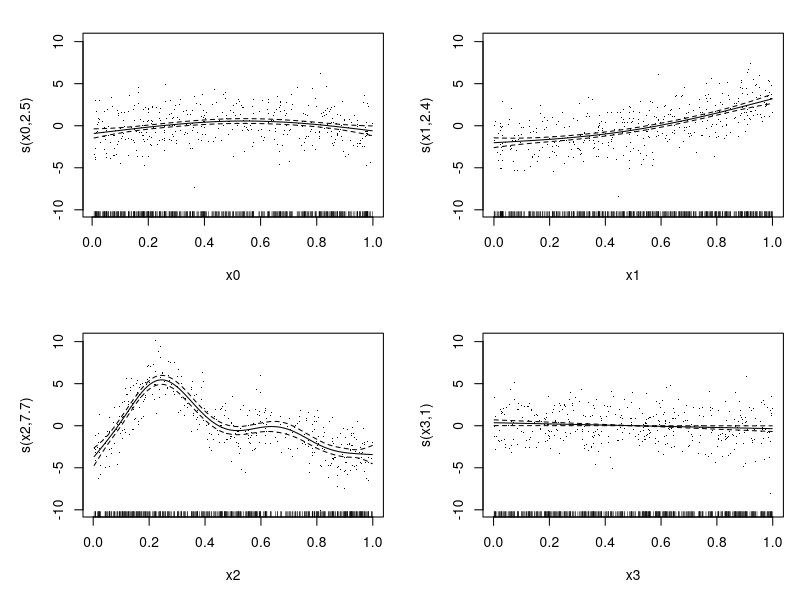
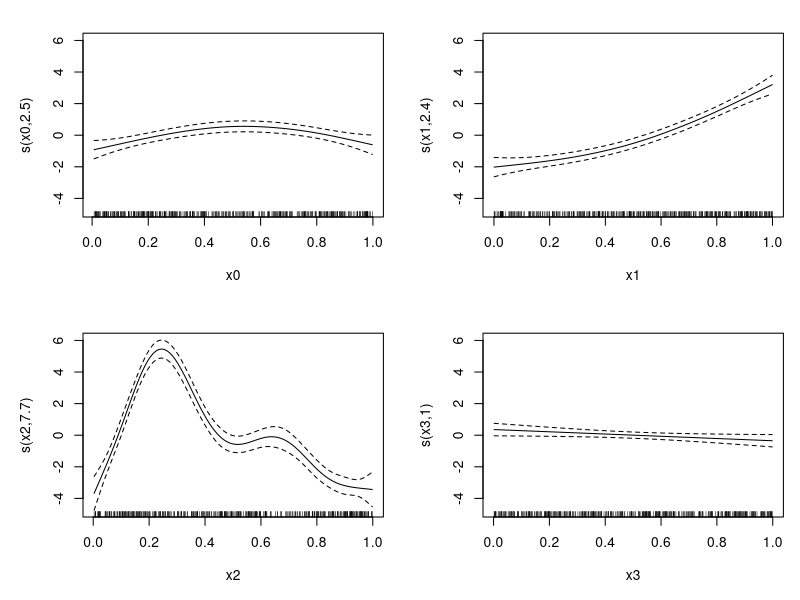
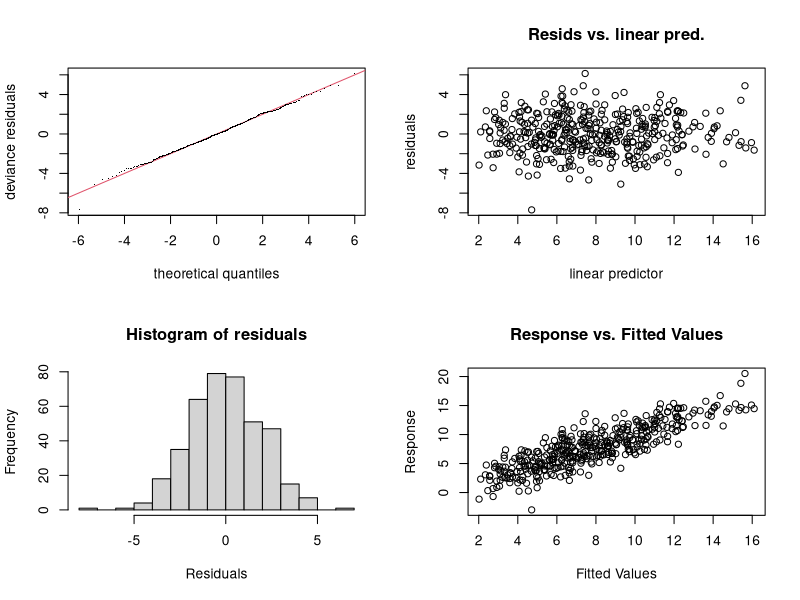
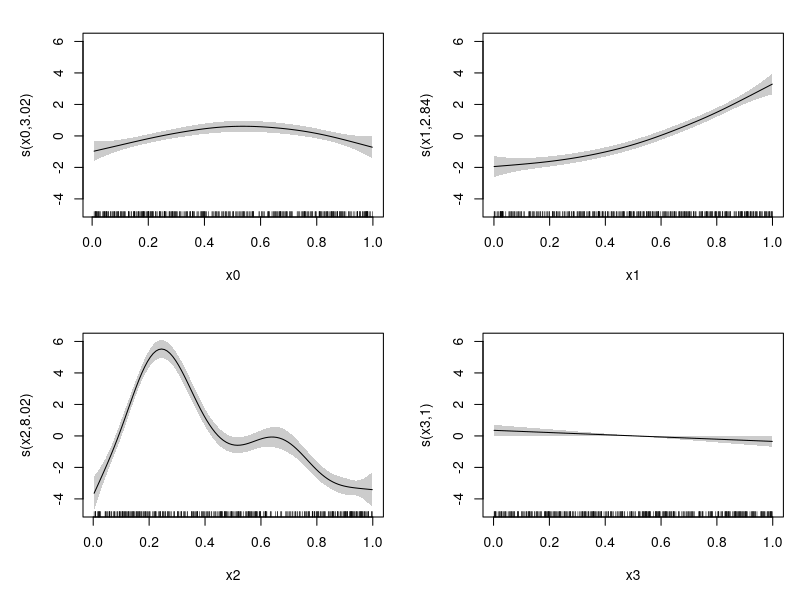
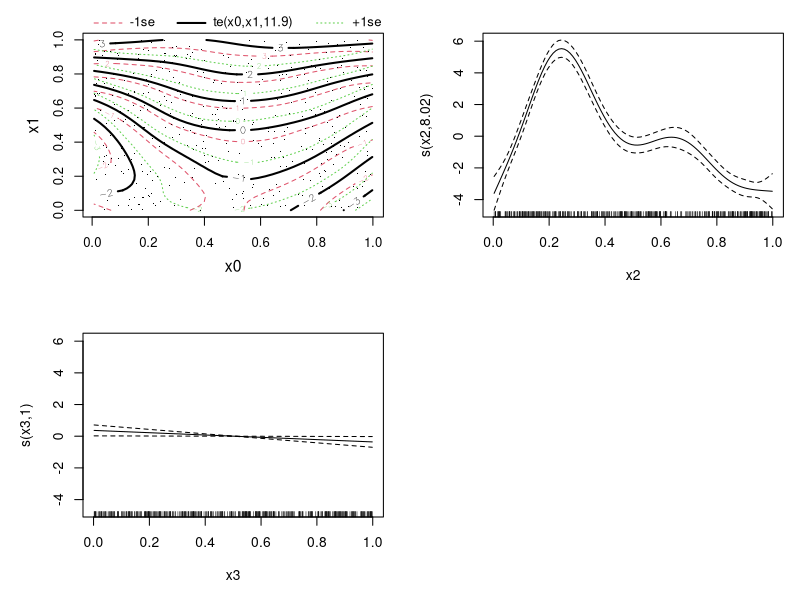
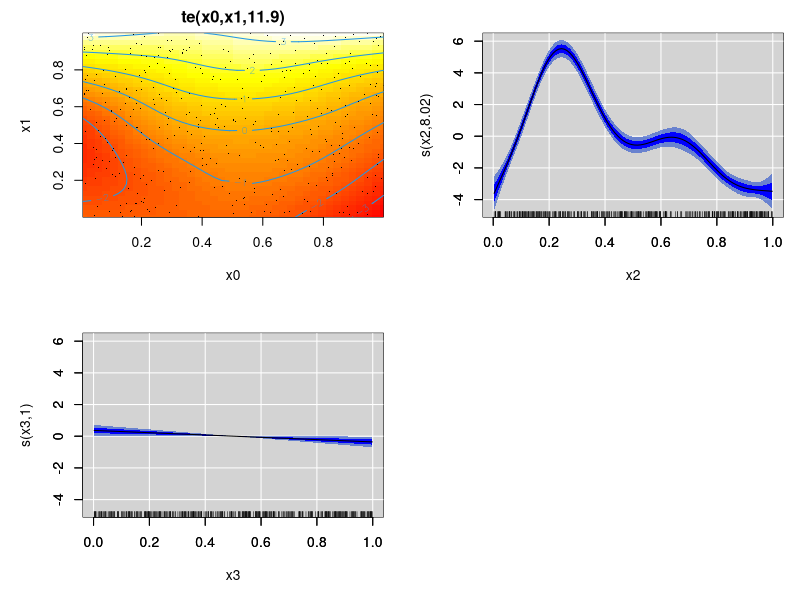
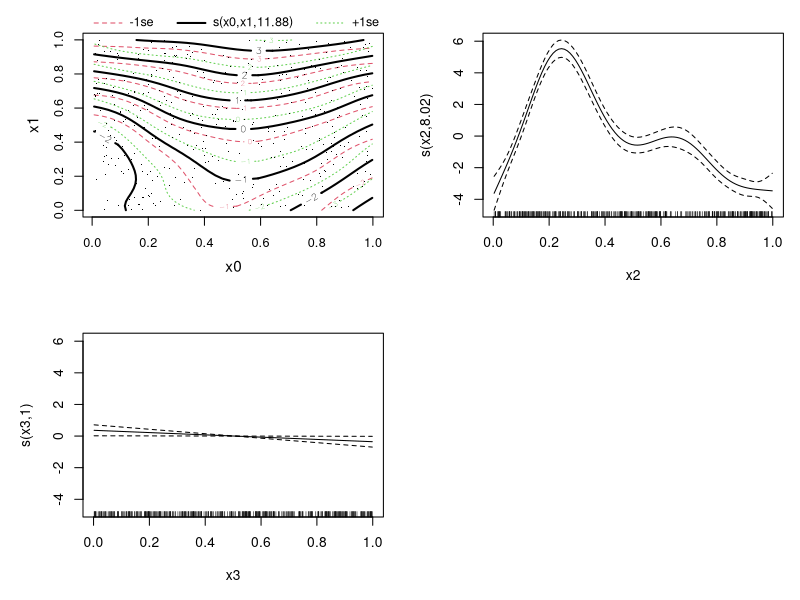
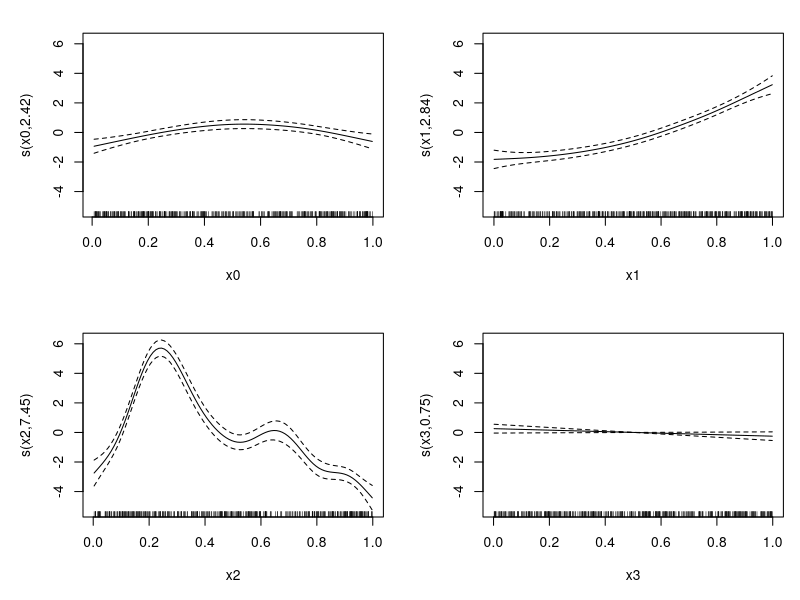

Write R code to recreate these figures, in order.
library(mgcv)


### Name: gam
### Title: Generalized additive models with integrated smoothness
###   estimation
### Aliases: gam
### Keywords: models smooth regression

### ** Examples

## see also examples in ?gam.models (e.g. 'by' variables, 
## random effects and tricks for large binary datasets)

library(mgcv)
set.seed(2) ## simulate some data... 
dat <- gamSim(1,n=400,dist="normal",scale=2)
b <- gam(y~s(x0)+s(x1)+s(x2)+s(x3),data=dat)
summary(b)
plot(b,pages=1,residuals=TRUE)  ## show partial residuals
plot(b,pages=1,seWithMean=TRUE) ## `with intercept' CIs
## run some basic model checks, including checking
## smoothing basis dimensions...
gam.check(b)

## same fit in two parts .....
G <- gam(y~s(x0)+s(x1)+s(x2)+s(x3),fit=FALSE,data=dat)
b <- gam(G=G)
print(b)

## 2 part fit enabling manipulation of smoothing parameters...
G <- gam(y~s(x0)+s(x1)+s(x2)+s(x3),fit=FALSE,data=dat,sp=b$sp)
G$lsp0 <- log(b$sp*10) ## provide log of required sp vec
gam(G=G) ## it's smoother

## change the smoothness selection method to REML
b0 <- gam(y~s(x0)+s(x1)+s(x2)+s(x3),data=dat,method="REML")
## use alternative plotting scheme, and way intervals include
## smoothing parameter uncertainty...
plot(b0,pages=1,scheme=1,unconditional=TRUE) 

## Would a smooth interaction of x0 and x1 be better?
## Use tensor product smooth of x0 and x1, basis 
## dimension 49 (see ?te for details, also ?t2).
bt <- gam(y~te(x0,x1,k=7)+s(x2)+s(x3),data=dat,
          method="REML")
plot(bt,pages=1) 
plot(bt,pages=1,scheme=2) ## alternative visualization
AIC(b0,bt) ## interaction worse than additive

## Alternative: test for interaction with a smooth ANOVA 
## decomposition (this time between x2 and x1)
bt <- gam(y~s(x0)+s(x1)+s(x2)+s(x3)+ti(x1,x2,k=6),
            data=dat,method="REML")
summary(bt)

## If it is believed that x0 and x1 are naturally on 
## the same scale, and should be treated isotropically 
## then could try...
bs <- gam(y~s(x0,x1,k=40)+s(x2)+s(x3),data=dat,
          method="REML")
plot(bs,pages=1)
AIC(b0,bt,bs) ## additive still better. 

## Now do automatic terms selection as well
b1 <- gam(y~s(x0)+s(x1)+s(x2)+s(x3),data=dat,
       method="REML",select=TRUE)
plot(b1,pages=1)


## set the smoothing parameter for the first term, estimate rest ...
bp <- gam(y~s(x0)+s(x1)+s(x2)+s(x3),sp=c(0.01,-1,-1,-1),data=dat)
plot(bp,pages=1,scheme=1)
## alternatively...
bp <- gam(y~s(x0,sp=.01)+s(x1)+s(x2)+s(x3),data=dat)


# set lower bounds on smoothing parameters ....
bp<-gam(y~s(x0)+s(x1)+s(x2)+s(x3),
        min.sp=c(0.001,0.01,0,10),data=dat) 
print(b);print(bp)

# same with REML
bp<-gam(y~s(x0)+s(x1)+s(x2)+s(x3),
        min.sp=c(0.1,0.1,0,10),data=dat,method="REML") 
print(b0);print(bp)


## now a GAM with 3df regression spline term & 2 penalized terms

b0 <- gam(y~s(x0,k=4,fx=TRUE,bs="tp")+s(x1,k=12)+s(x2,k=15),data=dat)
plot(b0,pages=1)

## No test: 
## now simulate poisson data...
set.seed(6)
dat <- gamSim(1,n=2000,dist="poisson",scale=.1)

## use "cr" basis to save time, with 2000 data...
b2<-gam(y~s(x0,bs="cr")+s(x1,bs="cr")+s(x2,bs="cr")+
        s(x3,bs="cr"),family=poisson,data=dat,method="REML")
plot(b2,pages=1)

## drop x3, but initialize sp's from previous fit, to 
## save more time...

b2a<-gam(y~s(x0,bs="cr")+s(x1,bs="cr")+s(x2,bs="cr"),
         family=poisson,data=dat,method="REML",
         in.out=list(sp=b2$sp[1:3],scale=1))
par(mfrow=c(2,2))
plot(b2a)

par(mfrow=c(1,1))
## similar example using GACV...

dat <- gamSim(1,n=400,dist="poisson",scale=.25)

b4<-gam(y~s(x0)+s(x1)+s(x2)+s(x3),family=poisson,
        data=dat,method="GACV.Cp",scale=-1)
plot(b4,pages=1)

## repeat using REML as in Wood 2011...

b5<-gam(y~s(x0)+s(x1)+s(x2)+s(x3),family=poisson,
        data=dat,method="REML")
plot(b5,pages=1)

 
## a binary example (see ?gam.models for large dataset version)...

dat <- gamSim(1,n=400,dist="binary",scale=.33)

lr.fit <- gam(y~s(x0)+s(x1)+s(x2)+s(x3),family=binomial,
              data=dat,method="REML")

## plot model components with truth overlaid in red
op <- par(mfrow=c(2,2))
fn <- c("f0","f1","f2","f3");xn <- c("x0","x1","x2","x3")
for (k in 1:4) {
  plot(lr.fit,residuals=TRUE,select=k)
  ff <- dat[[fn[k]]];xx <- dat[[xn[k]]]
  ind <- sort.int(xx,index.return=TRUE)$ix
  lines(xx[ind],(ff-mean(ff))[ind]*.33,col=2)
}
par(op)
anova(lr.fit)
lr.fit1 <- gam(y~s(x0)+s(x1)+s(x2),family=binomial,
               data=dat,method="REML")
lr.fit2 <- gam(y~s(x1)+s(x2),family=binomial,
               data=dat,method="REML")
AIC(lr.fit,lr.fit1,lr.fit2)

## For a Gamma example, see ?summary.gam...

## For inverse Gaussian, see ?rig

## now 2D smoothing...

eg <- gamSim(2,n=500,scale=.1)
attach(eg)

op <- par(mfrow=c(2,2),mar=c(4,4,1,1))

contour(truth$x,truth$z,truth$f) ## contour truth
b4 <- gam(y~s(x,z),data=data) ## fit model
fit1 <- matrix(predict.gam(b4,pr,se=FALSE),40,40)
contour(truth$x,truth$z,fit1)   ## contour fit
persp(truth$x,truth$z,truth$f)    ## persp truth
vis.gam(b4)                     ## persp fit
detach(eg)
par(op)

##################################################
## largish dataset example with user defined knots
##################################################

par(mfrow=c(2,2))
n <- 5000
eg <- gamSim(2,n=n,scale=.5)
attach(eg)

ind<-sample(1:n,200,replace=FALSE)
b5<-gam(y~s(x,z,k=40),data=data,
        knots=list(x=data$x[ind],z=data$z[ind]))
## various visualizations
vis.gam(b5,theta=30,phi=30)
plot(b5)
plot(b5,scheme=1,theta=50,phi=20)
plot(b5,scheme=2)

par(mfrow=c(1,1))
## and a pure "knot based" spline of the same data
b6<-gam(y~s(x,z,k=64),data=data,knots=list(x= rep((1:8-0.5)/8,8),
        z=rep((1:8-0.5)/8,rep(8,8))))
vis.gam(b6,color="heat",theta=30,phi=30)

## varying the default large dataset behaviour via `xt'
b7 <- gam(y~s(x,z,k=40,xt=list(max.knots=500,seed=2)),data=data)
vis.gam(b7,theta=30,phi=30)
detach(eg)
## End(No test)
